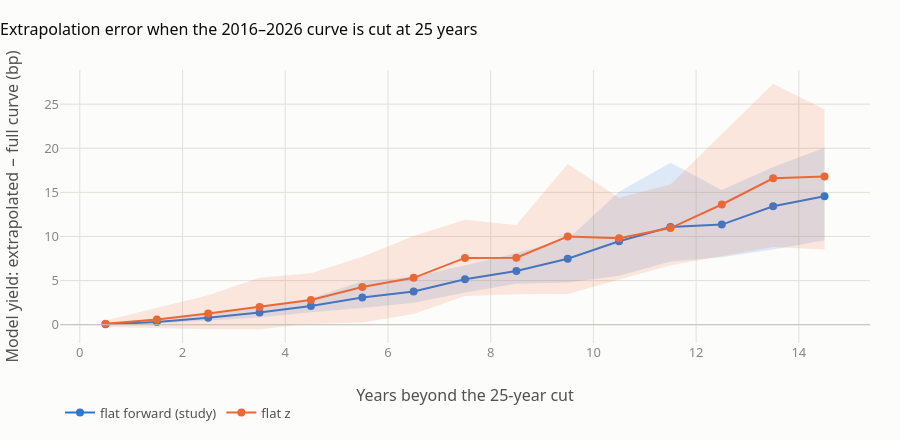

Write notebook code for a chart like this one.
### Code cell
X["years_beyond_bin"] = (X.years_beyond // 1).astype(int) + 0.5
lx = (X.melt(id_vars=["years_beyond_bin"], value_vars=["error_bp_flat_forward", "error_bp_flat_z"],
             var_name="method", value_name="bp")
      .replace({"method": {"error_bp_flat_forward": "flat forward (study)", "error_bp_flat_z": "flat z"}}))
ag = lx.groupby(["years_beyond_bin", "method"])["bp"].agg(mean="mean", p10=lambda s: s.quantile(.1),
                                                          p90=lambda s: s.quantile(.9), n="size").reset_index()
title = "Extrapolation error when the 2016–2026 curve is cut at 25 years"
ylab = "Model yield: extrapolated − full curve (bp)"

fig_s, ax = plt.subplots(figsize=(9.5, 4.6))
ax.axhline(0, color=plotting.BASELINE, lw=1)
for m, colour in cm.items():
    a = ag[ag.method == m]
    ax.fill_between(a.years_beyond_bin, a.p10, a.p90, color=colour, alpha=0.15, lw=0)
    ax.plot(a.years_beyond_bin, a["mean"], color=colour, label=m + " (mean; band = 10th–90th pct)")
ax.set_xlabel("Years beyond the 25-year cut")
ax.set_ylabel(ylab)
ax.set_title(title)
ax.legend(loc="upper left")
fig_s.tight_layout()

fig_p = go.Figure()
fig_p.add_hline(y=0, line_color=plotting.BASELINE, line_width=1)
for m, colour in cm.items():
    a = ag[ag.method == m]
    r, g, b = (int(colour[i:i + 2], 16) for i in (1, 3, 5))
    fig_p.add_trace(go.Scatter(x=np.r_[a.years_beyond_bin, a.years_beyond_bin[::-1]], y=np.r_[a.p90, a.p10[::-1]],
                               fill="toself", fillcolor=f"rgba({r},{g},{b},0.15)", line=dict(width=0),
                               hoverinfo="skip", showlegend=False, legendgroup=m))
    fig_p.add_trace(go.Scatter(x=a.years_beyond_bin, y=a["mean"], mode="lines+markers", name=m, legendgroup=m,
                               line=dict(color=colour), customdata=np.stack([a.p10, a.p90, a.n], axis=1),
                               hovertemplate=("%{x:.1f}y beyond: mean %{y:+.2f} bp<br>10th–90th pct "
                                              "%{customdata[0]:+.1f} to %{customdata[1]:+.1f}<br>%{customdata[2]} gilt-days"
                                              "<extra>" + m + "</extra>")))
fig_p.update_layout(template=plotting.PLOTLY_TEMPLATE, height=440, title=title,
                    xaxis_title="Years beyond the 25-year cut", yaxis_title=ylab, legend=dict(orientation="h", y=-0.2))
plotting.save_pair("curve_truncation_test", fig_s, fig_p)
fig_p.show()

### Figure 1 — Plotly figure (JSON) as saved in the notebook; plotly's stock layout.template omitted (floating-point values rounded to 4 significant figures)
{"data": [{"fill": "toself", "fillcolor": "rgba(42,120,214,0.15)", "hoverinfo": "skip", "legendgroup": "flat forward (study)", "line": {"width": 0}, "showlegend": false, "type": "scatter", "x": [0.5, 1.5, 2.5, 3.5, 4.5, 5.5, 6.5, 7.5, 8.5, 9.5, 10.5, 11.5, 12.5, 13.5, 14.5, 14.5, 13.5, 12.5, 11.5, 10.5, 9.5, 8.5, 7.5, 6.5, 5.5, 4.5, 3.5, 2.5, 1.5, 0.5], "y": [0.1033, 0.4921, 1.268, 2.111, 2.963, 4.938, 5.439, 6.714, 8.12, 9.698, 15.07, 18.36, 15.27, 17.88, 20.05, 9.586, 8.512, 7.642, 7.16, 5.56, 4.791, 4.641, 3.658, 2.492, 1.903, 1.402, 0.8156, 0.4756, 0.1407, 0.001622]}, {"customdata": [[0.001622, 0.1033, 112.0], [0.1407, 0.4921, 123.0], [0.4756, 1.268, 137.0], [0.8156, 2.111, 145.0], [1.402, 2.963, 153.0], [1.903, 4.938, 119.0], [2.492, 5.439, 69.0], [3.658, 6.714, 60.0], [4.641, 8.12, 69.0], [4.791, 9.698, 60.0], [5.56, 15.07, 66.0], [7.16, 18.36, 54.0], [7.642, 15.27, 61.0], [8.512, 17.88, 64.0], [9.586, 20.05, 71.0]], "hovertemplate": "%{x:.1f}y beyond: mean %{y:+.2f} bp<br>10th–90th pct %{customdata[0]:+.1f} to %{customdata[1]:+.1f}<br>%{customdata[2]} gilt-days<extra>flat forward (study)</extra>", "legendgroup": "flat forward (study)", "line": {"color": "#2a78d6"}, "mode": "lines+markers", "name": "flat forward (study)", "type": "scatter", "x": [0.5, 1.5, 2.5, 3.5, 4.5, 5.5, 6.5, 7.5, 8.5, 9.5, 10.5, 11.5, 12.5, 13.5, 14.5], "y": [0.04303, 0.3003, 0.788, 1.385, 2.113, 3.076, 3.756, 5.153, 6.095, 7.486, 9.461, 11.07, 11.35, 13.42, 14.56]}, {"fill": "toself", "fillcolor": "rgba(235,104,52,0.15)", "hoverinfo": "skip", "legendgroup": "flat z", "line": {"width": 0}, "showlegend": false, "type": "scatter", "x": [0.5, 1.5, 2.5, 3.5, 4.5, 5.5, 6.5, 7.5, 8.5, 9.5, 10.5, 11.5, 12.5, 13.5, 14.5, 14.5, 13.5, 12.5, 11.5, 10.5, 9.5, 8.5, 7.5, 6.5, 5.5, 4.5, 3.5, 2.5, 1.5, 0.5], "y": [0.4651, 1.934, 3.352, 5.323, 5.821, 7.711, 10.06, 11.89, 11.3, 18.21, 14.4, 15.9, 21.65, 27.33, 24.41, 8.535, 8.798, 7.792, 6.738, 5.119, 3.469, 3.465, 3.269, 1.224, 0.264, 0.1138, -0.5104, -0.5252, -0.4053, -0.2563]}, {"customdata": [[-0.2563, 0.4651, 112.0], [-0.4053, 1.934, 123.0], [-0.5252, 3.352, 137.0], [-0.5104, 5.323, 145.0], [0.1138, 5.821, 153.0], [0.264, 7.711, 119.0], [1.224, 10.06, 69.0], [3.269, 11.89, 60.0], [3.465, 11.3, 69.0], [3.469, 18.21, 60.0], [5.119, 14.4, 66.0], [6.738, 15.9, 54.0], [7.792, 21.65, 61.0], [8.798, 27.33, 64.0], [8.535, 24.41, 71.0]], "hovertemplate": "%{x:.1f}y beyond: mean %{y:+.2f} bp<br>10th–90th pct %{customdata[0]:+.1f} to %{customdata[1]:+.1f}<br>%{customdata[2]} gilt-days<extra>flat z</extra>", "legendgroup": "flat z", "line": {"color": "#eb6834"}, "mode": "lines+markers", "name": "flat z", "type": "scatter", "x": [0.5, 1.5, 2.5, 3.5, 4.5, 5.5, 6.5, 7.5, 8.5, 9.5, 10.5, 11.5, 12.5, 13.5, 14.5], "y": [0.1044, 0.5919, 1.272, 2.018, 2.81, 4.284, 5.317, 7.572, 7.594, 9.991, 9.808, 10.96, 13.63, 16.6, 16.81]}], "layout": {"height": 440, "legend": {"orientation": "h", "y": -0.2}, "shapes": [{"line": {"color": "#c3c2b7", "width": 1}, "type": "line", "x0": 0, "x1": 1, "xref": "x domain", "y0": 0, "y1": 0, "yref": "y"}], "title": {"text": "Extrapolation error when the 2016–2026 curve is cut at 25 years"}, "xaxis": {"title": {"text": "Years beyond the 25-year cut"}}, "yaxis": {"title": {"text": "Model yield: extrapolated − full curve (bp)"}}}}
